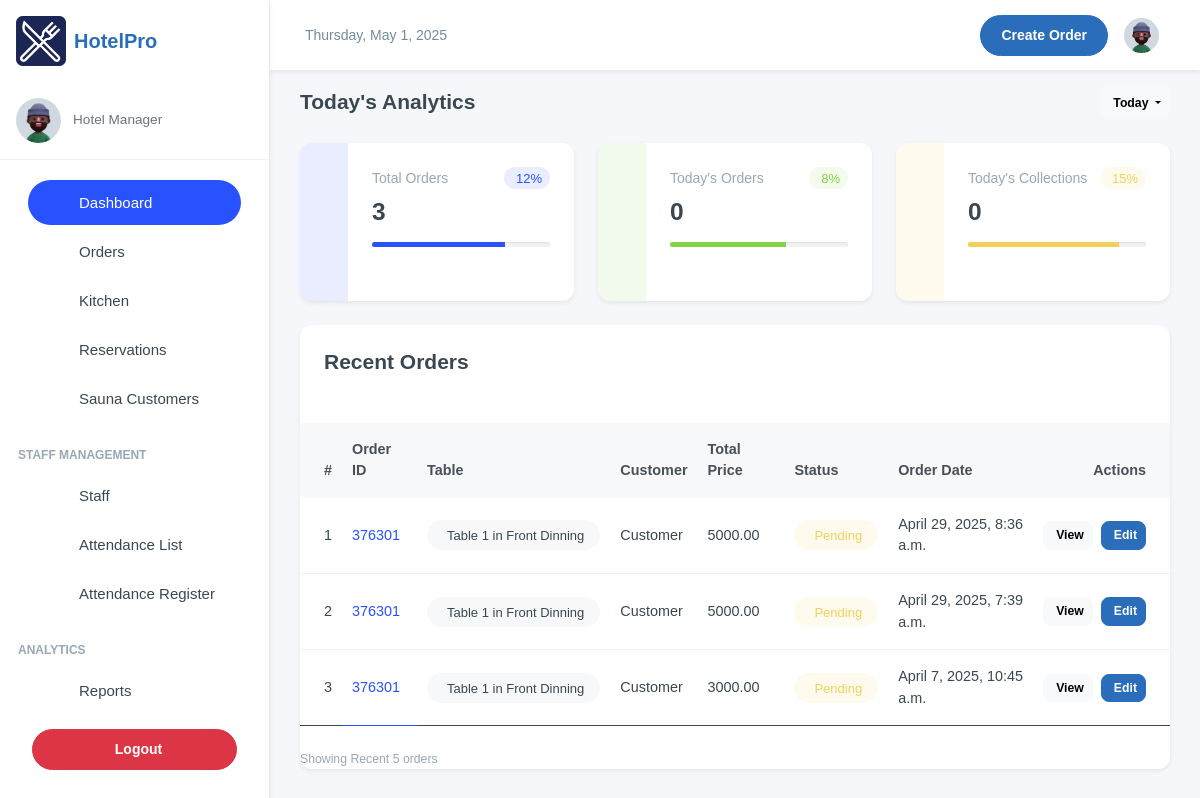
Page /manager/ (signed in) on the earlier database version.
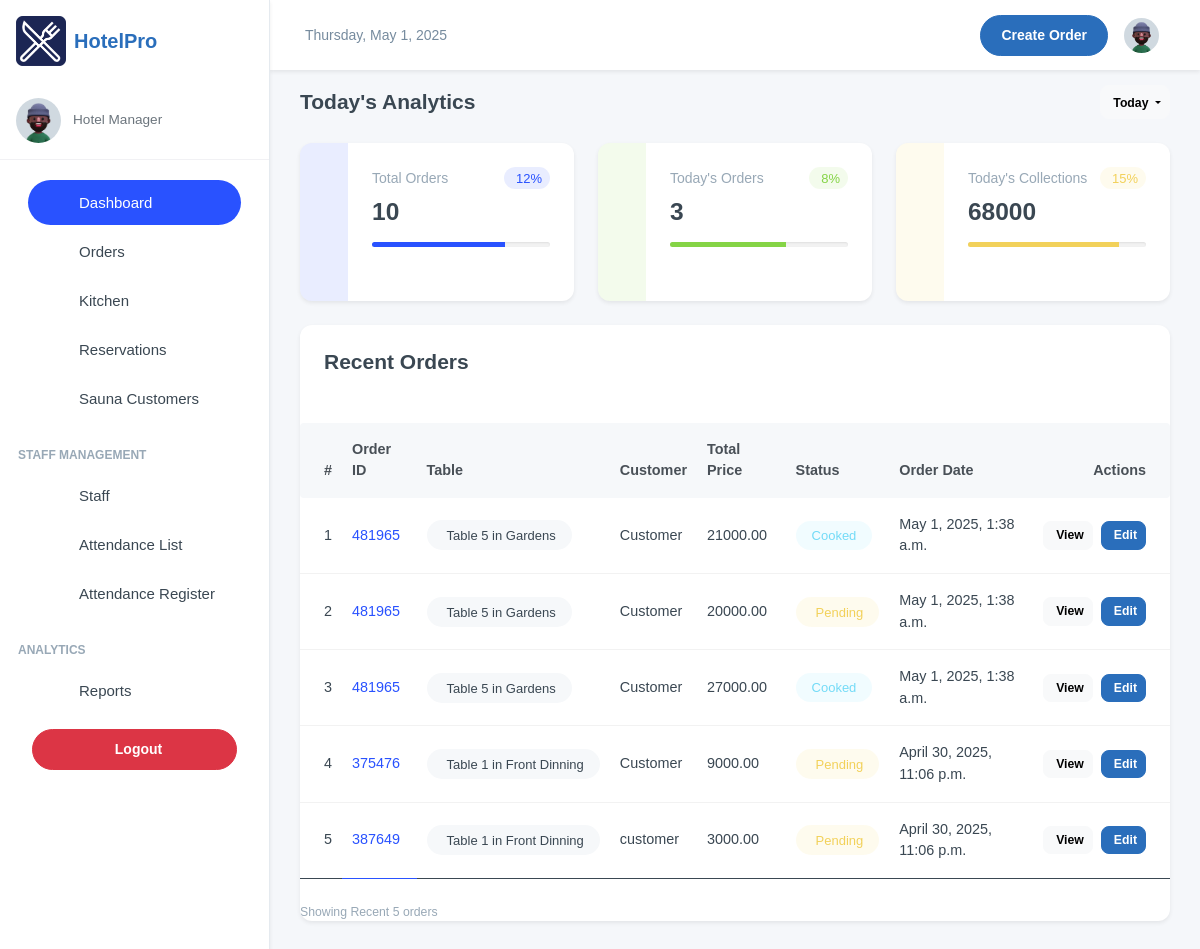
Same page on the later database version.
### inventory/models.py (models this page shows, shortened)
class OrderItem(models.Model):
    ORDER_TYPE_CHOICES = [
        ('Dine-In', 'Dine-In'),
        ('Take-Away', 'Take-Away'),
    ]
    SPECIAL_NOTES_CHOICES = [
        ('nothing', 'Nothing'),
        ('strongly spiced', 'Strongly Spiced'),
        ('midly spiced', 'Mildly Spiced'),
        ('chips', 'Chips'),
        ('rice', 'Rice'),
        ('posho', 'Posho'),
        ('rice_posho', 'Rice + Posho'),
        ('chips_rice', 'Chips + Rice'),
        ('chips_posho', 'Chips + Posho'),
    ]
    order = models.ForeignKey('OrderTransaction', on_delete=models.CASCADE, related_name='order_items')
    menu_item = models.ForeignKey('MenuItem', on_delete=models.CASCADE, null=True, blank=True)
    order_date = models.DateTimeField(auto_now_add=True)
    customer_name = models.CharField(max_length=255, blank=True, null=True, default="Customer")
    dining_area = models.ForeignKey('DiningArea', on_delete=models.SET_NULL, null=True, blank=True)
    table = models.ForeignKey('Table', on_delete=models.SET_NULL, null=True, blank=True)
    total_price = models.DecimalField(max_digits=10, decimal_places=2, default=Decimal('0.00'))
    quantity = models.IntegerField(blank=True, null=True)
    status = models.CharField(
        max_length=50,
        choices=[('Pending', 'Pending'), ('Preparing', 'Preparing'), ('Cooked', 'Completed'), ('Served', 'Served'), ('Cancelled', 'Cancelled')],
        default='Pending'
    )
    special_notes = models.CharField(
        max_length=50,
        choices=SPECIAL_NOTES_CHOICES,
        default="nothing",
        blank=True,
        null=True
    )
    order_type = models.CharField(
        max_length=10,
        choices=ORDER_TYPE_CHOICES,
        default='Dine-In'
    )
    updated = models.DateField(auto_now=True, blank=True, null=True)
    class Meta:
        verbose_name = 'Order Item'
        verbose_name_plural = 'Order Items'
        ordering = ['-order_date']

class OrderTransaction(models.Model):
    pay_mode = (
        ("NO PAYMENT", "NO PAYMENT"),
        ("CASH", "CASH"),
        ("MOMO PAY", "MOMO PAY"),
        ("AIRTEL PAY", "AIRTEL PAY"),
    )
    random_id = models.CharField(max_length=6, unique=True, editable=False, default=generate_random_id)
    customer_name = models.CharField(max_length=255, blank=True, null=True, default="Customer")
    dining_area = models.ForeignKey(DiningArea, on_delete=models.SET_NULL, null=True, blank=True)
    table = models.ForeignKey(Table, on_delete=models.SET_NULL, null=True, blank=True )
    special_notes = models.TextField(default="Null")
    created = models.DateField(auto_now_add=True, blank=True, null=True)
    payment_mode = models.CharField(default="NO PAYMENT", max_length=50, choices=pay_mode)
    transaction_id = models.CharField(blank=True, null=True, max_length=100)
    created_by = models.ForeignKey(User, on_delete=models.SET_NULL, null=True, blank=True)
    updated = models.DateField(auto_now=True, blank=True, null=True)
    class Meta:
        ordering = ['-created']

class Table(models.Model):
    table_number = models.IntegerField()
    dining_area = models.ForeignKey(DiningArea, on_delete=models.CASCADE, related_name='tables')
    capacity = models.IntegerField()  # Number of seats at the table
    is_available = models.BooleanField(default=True)
    def __str__(self):
        return f"Table {self.table_number} in {self.dining_area.name}"

class DiningArea(models.Model):
    name = models.CharField(max_length=255)
    description = models.TextField(blank=True, null=True)

### inventory/views.py (the view)
# urls.py: path("", views.dashboard, name="dashboard"),
@login_required(login_url='/user/login/')
def dashboard(request):
    start_of_today = timezone.make_aware(datetime.combine(today, datetime.min.time()))
    end_of_today = timezone.make_aware(datetime.combine(today + timedelta(days=1), datetime.min.time()))
    orderTodayCount = OrderItem.objects.filter(order_date__gte=start_of_today, order_date__lt=end_of_today).count()
    orderCount = OrderItem.objects.all().count()
    today_total_amount = OrderItem.objects.filter(order_date__gte=start_of_today, order_date__lt=end_of_today).aggregate(total=Sum('total_price'))['total'] or 0
    orders = OrderItem.objects.all().order_by('-order_date')[:5]
    context = {
        "orderTodayCount": orderTodayCount,
        "orderCount": orderCount,
        "orders": orders,
        "today_total_amount": today_total_amount,
    }
    return render(request, "dashboard.html", context)

### inventory/templates/dashboard.html (shortened to what this page needs)
{% extends 'base.html' %}
{% block content %}
{% include 'features/analyticCards.html' %}
{% include 'features/orders.html' %}
{% endblock content %}

### inventory/templates/features/orders.html (shortened to what this page needs)
<div class="card border-0 shadow-sm rounded-4 overflow-hidden mb-4">
  <div class="card-body p-4">
    <div class="d-flex align-items-center justify-content-between mb-4">
      <h4 class="fw-bold m-0">Recent Orders</h4>
      </div>
    </div>
    <div class="table-responsive">
      <table class="table table-hover align-middle">
        <thead class="table-light">
          <tr>
            <th class="ps-4 rounded-start">#</th>
            <th>Order ID</th>
            <th>Table</th>
            <th>Customer</th>
            <th>Total Price</th>
            <th>Status</th>
            <th>Order Date</th>
            <th class="text-end pe-4 rounded-end">Actions</th>
          </tr>
        </thead>
        <tbody>
          {% for order in orders %}
          <tr>
            <td class="ps-4 fw-medium">{{ forloop.counter }}</td>
            <td class="fw-medium text-primary">{{ order.order.random_id }}</td>
            <td>
              <span class="badge bg-light text-dark rounded-pill px-3 py-2">
                {{ order.order.table }}
              </span>
            </td>
            <td>{{ order.order.customer_name }}</td>
            <td class="fw-medium">{{ order.total_price }}</td>
            <td>
              {% if order.status == 'Completed' %}
                <span class="badge bg-success bg-opacity-10 text-success px-3 py-2 rounded-pill">
                  <iconify-icon icon="lucide:check-circle" class="me-1" style="font-size: 14px;"></iconify-icon>
                  {{ order.status }}
                </span>
              {% elif order.status == 'Pending' %}
                <span class="badge bg-warning bg-opacity-10 text-warning px-3 py-2 rounded-pill">
                  {{ order.status }}
                </span>
              {% elif order.status == 'Processing' %}
                <span class="badge bg-info bg-opacity-10 text-info px-3 py-2 rounded-pill">
                  <iconify-icon icon="lucide:loader" class="me-1" style="font-size: 14px;"></iconify-icon>
                  {{ order.status }}
                </span>
              {% else %}
                <span class="badge bg-secondary bg-opacity-10 text-secondary px-3 py-2 rounded-pill">
                  {{ order.status }}
                </span>
              {% endif %}
            </td>
            <td>{{ order.order_date }}</td>
            <td class="text-end pe-4">
              <div class="d-flex justify-content-end gap-2">
                <a href="/manager/orders/{{ order.id }}" class="btn btn-sm btn-light d-flex align-items-center gap-1" data-bs-toggle="tooltip" title="View Details">
                  <span class="d-none d-md-inline">View</span>
                </a>
                <a href="/manager/order/{{ order.id }}/update-status/" class="btn btn-sm btn-primary d-flex align-items-center gap-1" data-bs-toggle="tooltip" title="Edit Order">
                  <span class="d-none d-md-inline">Edit</span>
                </a>
              </div>
            </td>
          </tr>
          {% endfor %}
        </tbody>
      </table>
    </div>
    <div class="d-flex justify-content-between align-items-center mt-4">
      <div class="text-muted small">Showing <span class="fw-medium">Recent</span>  <span class="fw-medium">5</span> orders</div>
    </div>
  </div>
</div>

Differences in the rows shown:
removed OrderItem: order.random_id "376301", order.table "Table 1 in Front Dinning", order.customer_name "Customer", total_price "5000.00", status "Pending", order_date "April 29, 2025, 8:36 a.m."
removed OrderItem: order.random_id "376301", order.table "Table 1 in Front Dinning", order.customer_name "Customer", total_price "5000.00", status "Pending", order_date "April 29, 2025, 7:39 a.m."
removed OrderItem: order.random_id "376301", order.table "Table 1 in Front Dinning", order.customer_name "Customer", total_price "3000.00", status "Pending", order_date "April 7, 2025, 10:45 a.m."
added OrderItem: order.random_id "481965", order.table "Table 5 in Gardens", order.customer_name "Customer", total_price "21000.00", status "Cooked", order_date "May 1, 2025, 1:38 a.m."
added OrderItem: order.random_id "481965", order.table "Table 5 in Gardens", order.customer_name "Customer", total_price "20000.00", status "Pending", order_date "May 1, 2025, 1:38 a.m."
added OrderItem: order.random_id "481965", order.table "Table 5 in Gardens", order.customer_name "Customer", total_price "27000.00", status "Cooked", order_date "May 1, 2025, 1:38 a.m."
added OrderItem: order.random_id "375476", order.table "Table 1 in Front Dinning", order.customer_name "Customer", total_price "9000.00", status "Pending", order_date "April 30, 2025, 11:06 p.m."
added OrderItem: order.random_id "387649", order.table "Table 1 in Front Dinning", order.customer_name "customer", total_price "3000.00", status "Pending", order_date "April 30, 2025, 11:06 p.m."
Other differences:
{{ orderCount }}: "3" → "10"
{{ orderTodayCount }}: "0" → "3"
{{ today_total_amount }}: "0" → "68000"
